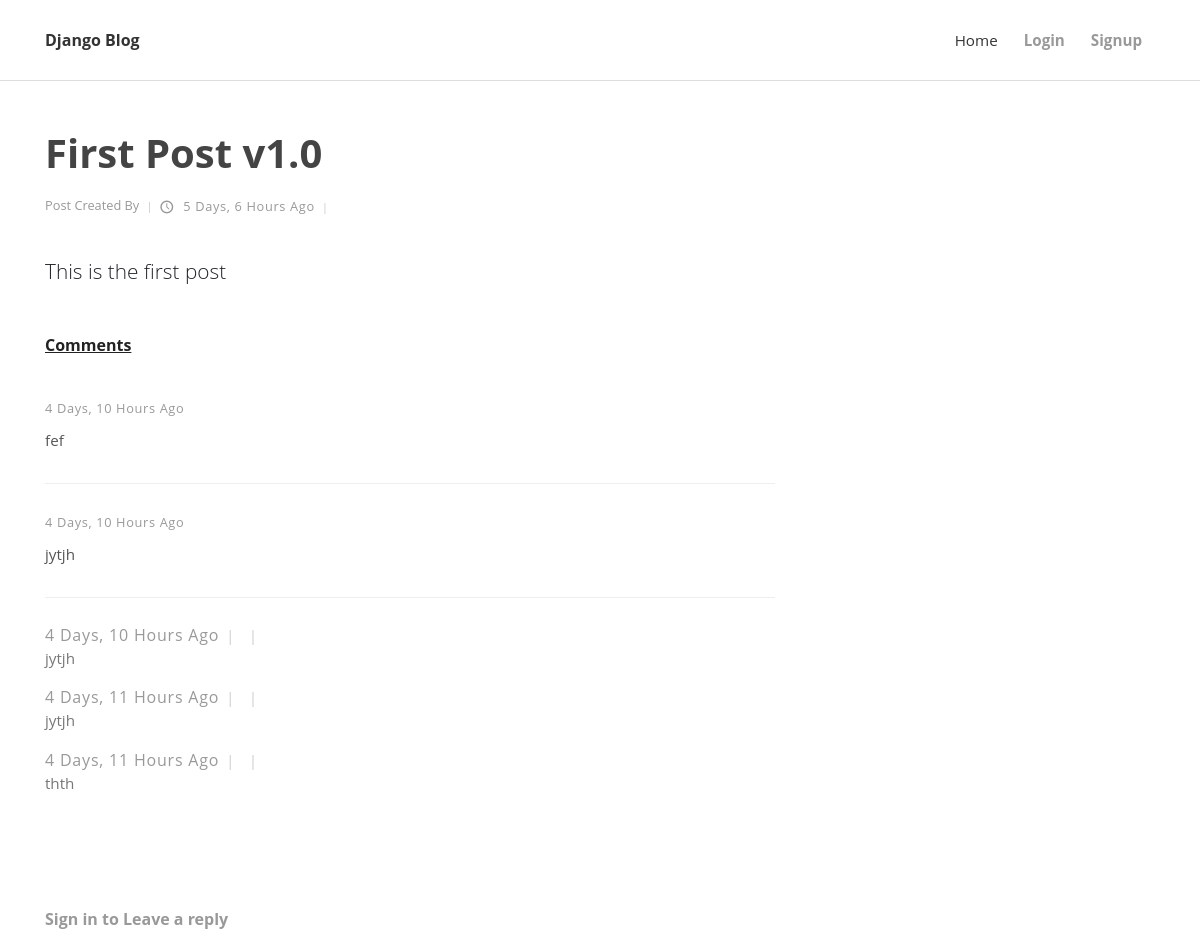
The app's page /post/1/ with its own data.
### blog/models.py (models this page shows, shortened)
class Post(models.Model):
    title = models.CharField(max_length=200)
    author = models.ForeignKey(Author, on_delete=models.CASCADE)
    body = models.TextField()
    timestamp = models.DateTimeField(auto_now_add=True)
    @property
    def get_comments(self):
        return self.comments.all().order_by('-timestamp')[:]

class Comment(models.Model):
    user = models.ForeignKey(User, on_delete=models.CASCADE, null=True)
    timestamp = models.DateTimeField(auto_now_add=True)
    content = models.TextField()
    post = models.ForeignKey(Post, related_name='comments', on_delete=models.CASCADE, null=True)

### blog/views.py (the view, shortened to what this page needs)
# urls.py: path("post/<int:id>/", views.post_detail, name="post_detail"),
def post_detail(request, id):
    post = get_object_or_404(Post, id=id)
    form = CommentForm(request.POST or None)
    context = {
        'form': form,
        "post": post
    }
    return render(request, "post_detail.html", context)

### templates/post_detail.html (shortened to what this page needs)
{% extends 'base.html' %}
{% load crispy_forms_tags %}
{% load static %}
{% block content %}
    <div class="container">
      <div class="row">
        <main class="post blog-post col-lg-8">
          <div class="container">
            <div class="post-single">
              <div class="post-details">
                <h1>{{ post.title }}</h1>
                <div class="post-footer d-flex align-items-center flex-column flex-sm-row"><a href="#" class="author d-flex align-items-center flex-wrap">
                  <div class="title"><span>Post created by {{ post.author.user.username }}</span></div></a>
                  <div class="d-flex align-items-center flex-wrap">
                    <div class="date"><i class="icon-clock"></i> {{ post.timestamp|timesince }} ago</div>
                  </div>
                </div>
                <div class="post-body">
                  <p class="lead">{{ post.body }}</p>
                </div>
                  <div class="post-comments">
                    <header>
                    <h3 class="h6"> <u> Comments</u></h3>
                  </header>
                  <div class="comment">
                    {% for comment in post.get_comments %}
                    <div class="comment-header d-flex justify-content-between">
                      <div class="user d-flex align-items-center">
                        <div class="title"><strong>{{ comment.user.username }}</strong><span class="date">{{ comment.timestamp|timesince }} ago</span></div>
                      </div>
                    </div>
                    <div class="comment-body" style="margin-left: auto;">
                      <p>{{ comment.content }}</p>
                    </div>
                  </div>
                    {% endfor %}
                </div>
                <div class="add-comment">
                  {% if request.user.is_authenticated %}
                  <header>
                    <h3 class="h6">Leave a reply</h3>
                  </header>
                  <form action="." method="POST" class="commenting-form">
                    {% csrf_token %}
                    <div class="row">
                      <div class="form-group col-md-12">
                        {{ form|crispy }}
                      </div>
                      <div class="form-group col-md-12">
                        <button type="submit" class="btn btn-secondary">Submit Comment</button>
                      </div>
                    </div>
                  </form>
                  {% else %}
                  <h3 class="h6"> <a href="{% url 'account_login' %}?next={{ request.path }}">Sign in to Leave a reply</a> </h3>
                  {% endif %}
                </div>
              </div>
{% endblock %}

### templates/base.html
{% load static %}
<!DOCTYPE html>
<html lang="en">
    {% include 'head.html' %}
    <body>
        {% include 'header.html' %}
        {% block content %}
        {% endblock %}
</body>
</html>

### templates/head.html (shortened to what this page needs)
{% load static %}
<head>
    <link rel="stylesheet" href="{% static 'vendor/bootstrap/css/bootstrap.min.css' %}">
    <link rel="stylesheet" href="{% static 'vendor/font-awesome/css/font-awesome.min.css' %}">
    <link rel="stylesheet" href="{% static 'css/fontastic.css' %}">
    <link rel="stylesheet" href="{% static 'vendor/@fancyapps/fancybox/jquery.fancybox.min.css' %}">
    <link rel="stylesheet" href="{% static 'css/style.default.css' %}" id="theme-stylesheet">
    <link rel="stylesheet" href="{% static 'css/custom.css' %}">
</head>

### templates/header.html (shortened to what this page needs)
{% load static %}
<header class="header">
    <nav class="navbar navbar-expand-lg">
      <div class="container">
         <div class="navbar-header d-flex align-items-center justify-content-between">
           <a href="{% url 'home' %}" class="navbar-brand">Django Blog</a>
        </div>
         <div id="navbarcollapse" class="collapse navbar-collapse">
          <ul class="navbar-nav ml-auto">
            <li class="nav-item"><a href="{% url 'home' %}" class="nav-link ">Home</a>
            </li>
            {% if request.user.is_authenticated %}
              {% if request.user.is_staff %}
                <li class="nav-item"><a href="{% url 'post_create' %}" class="nav-link active ">Create Post</a>
                </li>
              {% endif %}
              <li class="nav-item"><a href="{% url 'account_logout' %}" class="nav-link active ">Logout</a>
              </li>
              <li class="nav-item"><a href="{% url 'account_change_password' %}" class="nav-link active ">Change Password</a>
              </li>
            {% else %}
              <li class="nav-item"><a href="{% url 'account_login' %}" class="nav-link active ">Login</a>
              </li>
              <li class="nav-item"><a href="{% url 'account_signup' %}" class="nav-link active ">Signup</a>
              </li>
            {% endif %}
          </ul>
        </div>
      </div>
    </nav>
  </header>

### static/css/style.default.css (style rules this page uses)
body { overflow-x: hidden; }
a, i, span { display: inline-block; text-decoration: none; -webkit-transition: all 0.3s; transition: all 0.3s; }
ul { margin: 0; padding: 0; }
main, aside { padding: 50px 0 100px; }
i[class*="icon-"] { -webkit-transform: translateY(3px); transform: translateY(3px); }
h1, h2, h3, h4, h5, h6 { margin-bottom: 15px; }
.navbar { background: #fff; padding-top: 20px !important; padding-bottom: 20px !important; z-index: 9998; border-bottom: 1px solid #ddd; }
.navbar .navbar-nav a.nav-link { color: #333; margin: 0 5px; font-weight: 400; font-size: 0.95em; }
.navbar .navbar-nav a.nav-link.active { color: #999; font-weight: bold; }
.post p:not(.lead) { font-weight: 400; color: #777; font-size: 0.95em; }
.post a { text-decoration: none; }
.post h3 { line-height: 1.1em; color: #222; -webkit-transition: all 0.3s; transition: all 0.3s; margin-bottom: 1rem; }
.post .date { letter-spacing: 0.05em; font-weight: 400; text-transform: uppercase; color: #aaa; }
.post .title, .post .date, .post .comments, .post .views { font-weight: 400; color: #999; text-transform: capitalize; }
.post .title i, .post .date i, .post .comments i, .post .views i { margin-right: 5px; font-size: 1.1em; }
.post .title::after, .post .date::after, .post .comments::after, .post .views::after { content: '|'; display: inline-block; margin: 0 7px; font-size: 0.9em; color: #ccc; }
.blog-post { padding-left: 0; padding-right: 0; }
.blog-post .post-footer { font-size: 0.8em; }
.blog-post h1 { color: #444; line-height: 1.1em; }
.blog-post .post-footer { margin-top: 20px; }
.blog-post .post-body { margin-top: 40px; }
.blog-post .post-body p { margin-bottom: 30px; }
.blog-post .post-comments { margin-top: 50px; }
.blog-post .post-comments header { margin-bottom: 40px; }
.blog-post .post-comments .title::after { display: none; }
.blog-post .post-comments span.date { font-size: 0.8em; color: #999; }
.blog-post .post-comments span.date::after { display: none; }
.blog-post .post-comments .comment-body { margin-left: 55px; margin-top: 10px; margin-bottom: 25px; padding-bottom: 15px; border-bottom: 1px solid #eee; }
.blog-post .post-comments p { font-size: 0.95em; color: #555; }
.navbar { padding: 0.5rem 1rem; }
.navbar-brand { display: inline-block; padding-top: 0.5rem; padding-bottom: 0.5rem; margin-right: 1rem; font-size: 1rem; color: #333; font-weight: bold; }
body { font-family: "Open Sans", sans-serif; font-size: 1rem; font-weight: normal; line-height: 1.5; color: #212529; background-color: #fff; }
a { color: #999; text-decoration: none; }
h1, h2, h3, h4, h5, h6, .h1, .h2, .h3, .h4, .h5, .h6 { margin-bottom: 0.5rem; font-family: inherit; font-weight: 700; line-height: 1.1; color: inherit; }
h1, .h1 { font-size: 2.5rem; }
h3, .h3 { font-size: 1.75rem; }
h6, .h6 { font-size: 1rem; }
.lead { font-size: 1.3rem; font-weight: 300; }

### records on screen
Post: title "First Post v1.0", timestamp "5 Days, 6 Hours", body "This is the first post"
Comment: timestamp "4 Days, 10 Hours", content "fef"
Comment: timestamp "4 Days, 10 Hours", content "jytjh"
Comment: timestamp "4 Days, 10 Hours", content "jytjh"
Comment: timestamp "4 Days, 11 Hours", content "jytjh"
Comment: timestamp "4 Days, 11 Hours", content "thth"
